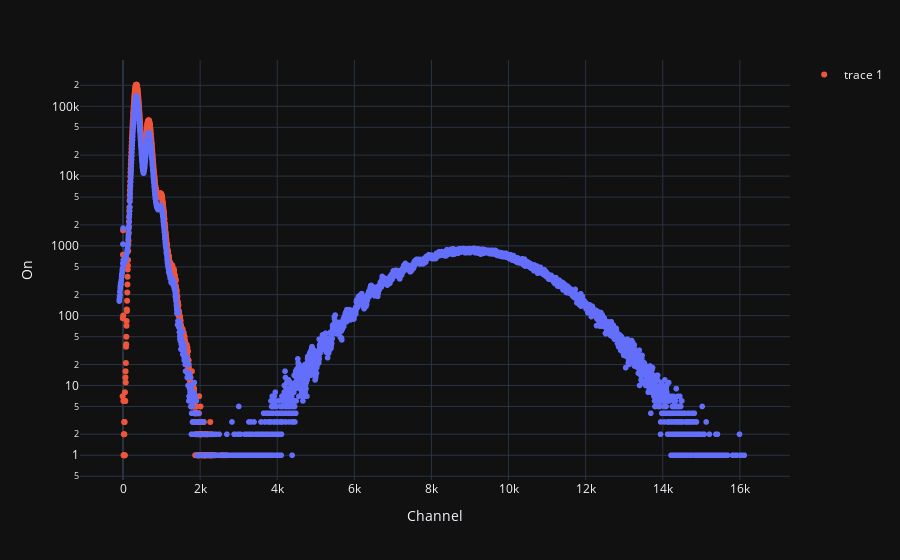

Notebook code for this chart:
### Code cell
import plotly.express as px
fig = px.scatter(apdata, x='Channel', y='On')
fig.add_scatter(x=apdata['Channel'], y=apdata['Off'], mode='markers')
fig.update_layout(yaxis_type='log')
fig.show()

### Figure 1 — Plotly figure (JSON) as saved in the notebook; plotly's stock layout.template omitted (floating-point values rounded to 4 significant figures; data arrays with more than 128 entries replaced by an {"elided": "..."} marker saying what was removed)
{"data": [{"hovertemplate": "Channel=%{x}<br>On=%{y}<extra></extra>", "legendgroup": "", "marker": {"color": "#636efa", "symbol": "circle"}, "mode": "markers", "name": "", "showlegend": false, "x": {"elided": "4096 int values"}, "xaxis": "x", "y": {"elided": "4096 int values"}, "yaxis": "y", "type": "scattergl"}, {"mode": "markers", "x": {"elided": "4096 int values"}, "y": {"elided": "4096 int values"}, "type": "scatter"}], "layout": {"xaxis": {"anchor": "y", "domain": [0.0, 1.0], "title": {"text": "Channel"}}, "yaxis": {"anchor": "x", "domain": [0.0, 1.0], "title": {"text": "On"}, "type": "log"}, "legend": {"tracegroupgap": 0}, "margin": {"t": 60}}}
